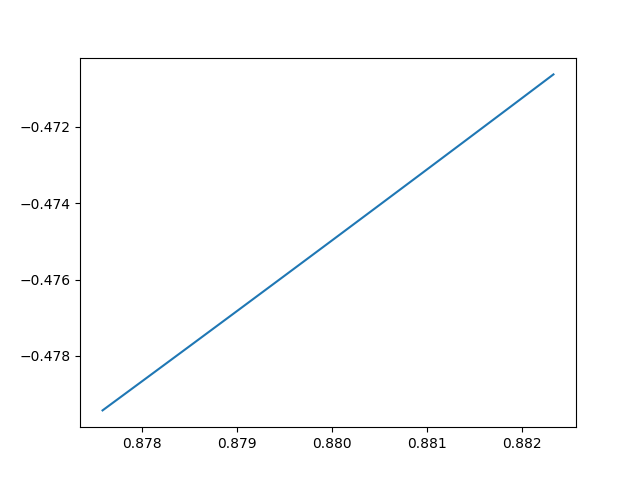

Write the Python code that produced this figure.
import numpy as np
import matplotlib.pyplot as plt

x=[]
y=[]
i=0
z=[]
while (len(z) <= 10) and (i<100000):
    x.append(i)
    y.append(np.cos(0.001*i-0.5))
    z.append(np.sin(0.001*i-0.5))
    i+=1

plt.plot(y,z)
plt.savefig("testando123.png")
